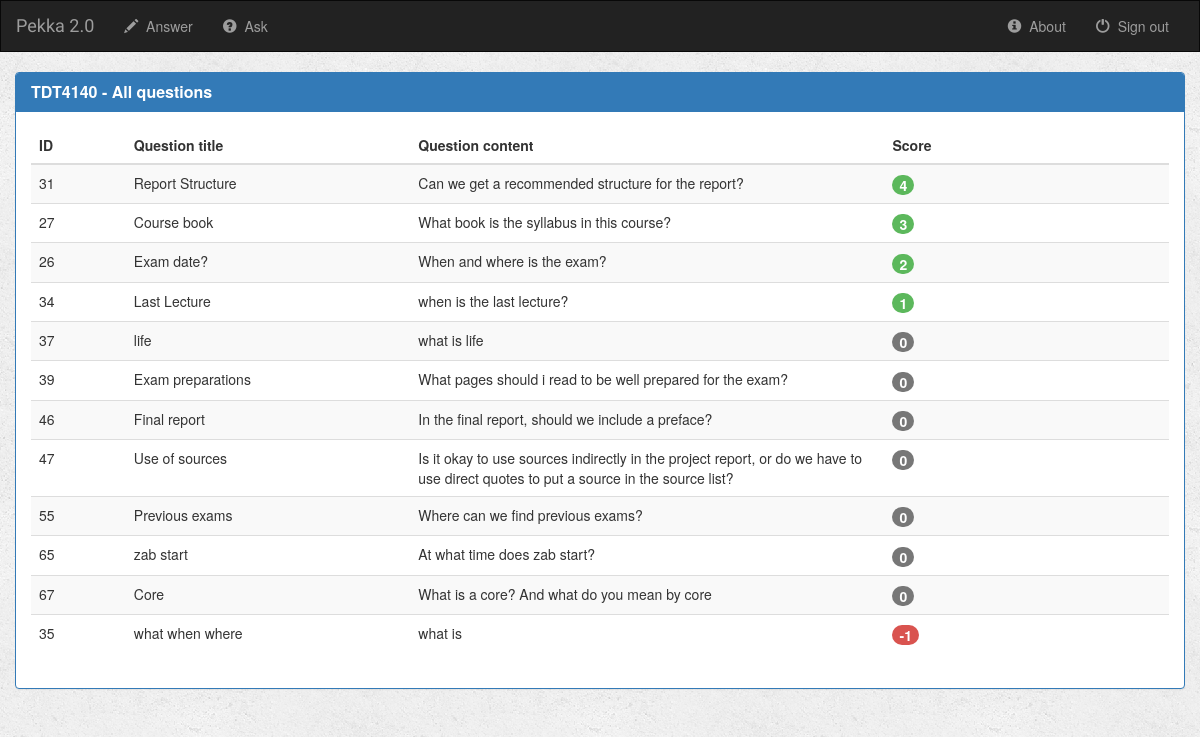
Page /pekka/TDT4140_answer/ on the committed database.
### pekka/models.py (models this page shows, shortened)
class Question(models.Model):
    author = models.ForeignKey(User, default=1)
    question_title = models.CharField(max_length=100)
    question_content = models.CharField(max_length=2000)
    is_answered = models.BooleanField(default=False)
    sub_code = models.CharField(max_length=10)
    ask_time = models.DateTimeField(default='2017-4-17T09:21:31+0000')
    def get_score(self):
        up = QuestionVotes.objects.filter(question=self, val=+1)
        down = QuestionVotes.objects.filter(question=self, val=-1)
        res = up.count()-down.count()
        return res

### pekka/views.py (the view)
def course_answer(request, sub_code):
    all_questions_with_sub_code = Question.objects.filter(sub_code=sub_code)
    context = {
        'all_questions_with_sub_code': all_questions_with_sub_code,
        'sub_code': sub_code
    }
    return render(request, 'courses/course_answer.html', context=context)

### pekka/templates/courses/course_answer.html (shortened to what this page needs)
{% extends 'html_pages/base.html' %}
{% block body %}
<div class="container-fluid">
    <div class="row">
        <div class="col-sm-12">
            {% if all_questions_with_sub_code %}
                <div class="panel panel-primary">
                    <div class="panel-heading">
                        <h3 class="panel-title"><b>{{ sub_code }} - All questions</b></h3>
                    </div>
                    <div class="panel-body">
                        <table class="table table-striped table-hover">
                            <thead>
                            <tr>
                                <th class="col-sm-1">ID</th>
                                <th class="col-sm-3">Question title</th>
                                <th class="col-sm-5">Question content</th>
                                <th class="col-sm">Score</th>
                            </tr>
                            </thead>
                            <tbody>
                            {% for question in all_questions_with_sub_code|dictsortreversed:"get_score" %}
                                <tr class="clickable_row" data-href="{% url 'pekka:detail' question.id %}">
                                    <td>{{ question.id }}</td>
                                    <td>{{ question.question_title }}</td>
                                    <td>{{ question.question_content }}</td>
                                    <td><span class="badge tablebadge" id="tablebadge">{{ question.get_score }}</span></td>
                                </tr>
                            {% endfor %}
                            </tbody>
                        </table>
                    </div>
                </div>
            {% else %}
                <div class="col-sm-4 centerpanel">
                    <div class="alert alert-danger" role="alert" align="center">
                        <p><strong>There are no questions asked in this subject yet</strong></p>
                    </div>
                </div>
            {% endif %}
        </div>
    </div>
</div>
{% endblock %}

### pekka/static/elements/style.css (style rules this page uses)
body { background: white url("images/background.png"); }
.tablebadge { font-size: 14px; }

### rows in the picture
Question: id "31", question_title "Report Structure", question_content "Can we get a recommended structure for the report?", get_score "4"
Question: id "27", question_title "Course book", question_content "What book is the syllabus in this course?", get_score "3"
Question: id "26", question_title "Exam date?", question_content "When and where is the exam?", get_score "2"
Question: id "34", question_title "Last Lecture", question_content "when is the last lecture?", get_score "1"
Question: id "37", question_title "life", question_content "what is life", get_score "0"
Question: id "39", question_title "Exam preparations", question_content "What pages should i read to be well prepared for the exam?", get_score "0"
Question: id "46", question_title "Final report", question_content "In the final report, should we include a preface?", get_score "0"
Question: id "47", question_title "Use of sources", question_content "Is it okay to use sources indirectly in the project report, or do we have to use direct quotes to put a source in the source list?", get_score "0"
Question: id "55", question_title "Previous exams", question_content "Where can we find previous exams?", get_score "0"
Question: id "65", question_title "zab start", question_content "At what time does zab start?", get_score "0"
Question: id "67", question_title "Core", question_content "What is a core? And what do you mean by core", get_score "0"
Question: id "35", question_title "what when where", question_content "what is", get_score "-1"

### other values in the picture
{{ sub_code }} "TDT4140"
